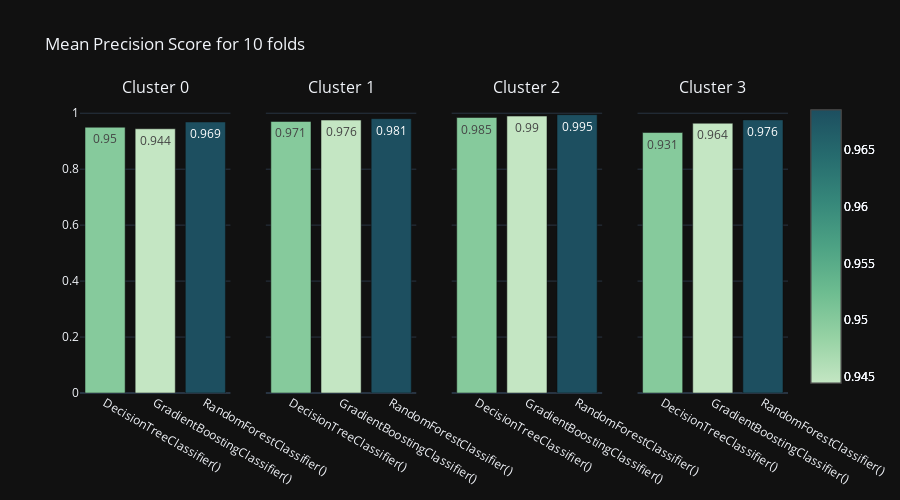

Notebook code cell kept with this figure:
### Markdown cell above
Miramos las métricas de cada estimador por clase y las comparamos de manera generalizada para k folds:

### Code cell
listadelistas = [vars_dt,vars_xgb,vars_rf]
co2.multiclass_report_bycluster(df,"clusters",listadelistas,estimadores_elegidos,"Precision",10,True,0)

### Figure 1 — Plotly figure (JSON) as saved in the notebook; plotly's stock layout.template omitted (floating-point values rounded to 4 significant figures)
{"data": [{"marker": {"color": [0.95, 0.9444, 0.9686], "colorscale": [[0, "rgb(196, 230, 195)"], [0.1667, "rgb(150, 210, 164)"], [0.3333, "rgb(109, 188, 144)"], [0.5, "rgb(77, 162, 132)"], [0.6667, "rgb(54, 135, 122)"], [0.8333, "rgb(38, 107, 110)"], [1, "rgb(29, 79, 96)"]], "showscale": true}, "text": [0.95, 0.944, 0.969], "type": "bar", "x": ["DecisionTreeClassifier()", "GradientBoostingClassifier()", "RandomForestClassifier()"], "xaxis": "x", "y": [0.95, 0.9444, 0.9686], "yaxis": "y"}, {"marker": {"color": [0.95, 0.9444, 0.9686], "colorscale": [[0, "rgb(196, 230, 195)"], [0.1667, "rgb(150, 210, 164)"], [0.3333, "rgb(109, 188, 144)"], [0.5, "rgb(77, 162, 132)"], [0.6667, "rgb(54, 135, 122)"], [0.8333, "rgb(38, 107, 110)"], [1, "rgb(29, 79, 96)"]], "showscale": true}, "text": [0.971, 0.976, 0.981], "type": "bar", "x": ["DecisionTreeClassifier()", "GradientBoostingClassifier()", "RandomForestClassifier()"], "xaxis": "x2", "y": [0.9706, 0.9756, 0.9807], "yaxis": "y2"}, {"marker": {"color": [0.95, 0.9444, 0.9686], "colorscale": [[0, "rgb(196, 230, 195)"], [0.1667, "rgb(150, 210, 164)"], [0.3333, "rgb(109, 188, 144)"], [0.5, "rgb(77, 162, 132)"], [0.6667, "rgb(54, 135, 122)"], [0.8333, "rgb(38, 107, 110)"], [1, "rgb(29, 79, 96)"]], "showscale": true}, "text": [0.985, 0.99, 0.995], "type": "bar", "x": ["DecisionTreeClassifier()", "GradientBoostingClassifier()", "RandomForestClassifier()"], "xaxis": "x3", "y": [0.9848, 0.9898, 0.9949], "yaxis": "y3"}, {"marker": {"color": [0.95, 0.9444, 0.9686], "colorscale": [[0, "rgb(196, 230, 195)"], [0.1667, "rgb(150, 210, 164)"], [0.3333, "rgb(109, 188, 144)"], [0.5, "rgb(77, 162, 132)"], [0.6667, "rgb(54, 135, 122)"], [0.8333, "rgb(38, 107, 110)"], [1, "rgb(29, 79, 96)"]], "showscale": true}, "text": [0.931, 0.964, 0.976], "type": "bar", "x": ["DecisionTreeClassifier()", "GradientBoostingClassifier()", "RandomForestClassifier()"], "xaxis": "x4", "y": [0.931, 0.9643, 0.9762], "yaxis": "y4"}], "layout": {"annotations": [{"font": {"size": 16}, "showarrow": false, "text": "Cluster 0", "x": 0.1062, "xanchor": "center", "xref": "paper", "y": 1, "yanchor": "bottom", "yref": "paper"}, {"font": {"size": 16}, "showarrow": false, "text": "Cluster 1", "x": 0.3688, "xanchor": "center", "xref": "paper", "y": 1, "yanchor": "bottom", "yref": "paper"}, {"font": {"size": 16}, "showarrow": false, "text": "Cluster 2", "x": 0.6313, "xanchor": "center", "xref": "paper", "y": 1, "yanchor": "bottom", "yref": "paper"}, {"font": {"size": 16}, "showarrow": false, "text": "Cluster 3", "x": 0.8938, "xanchor": "center", "xref": "paper", "y": 1, "yanchor": "bottom", "yref": "paper"}], "height": 500, "showlegend": false, "title": {"text": "Mean Precision Score for 10 folds"}, "xaxis": {"anchor": "y", "domain": [0, 0.2125]}, "xaxis2": {"anchor": "y2", "domain": [0.2625, 0.475]}, "xaxis3": {"anchor": "y3", "domain": [0.525, 0.7375]}, "xaxis4": {"anchor": "y4", "domain": [0.7875, 1]}, "yaxis": {"anchor": "x", "domain": [0, 1]}, "yaxis2": {"anchor": "x2", "domain": [0, 1], "matches": "y", "showticklabels": false}, "yaxis3": {"anchor": "x3", "domain": [0, 1], "matches": "y", "showticklabels": false}, "yaxis4": {"anchor": "x4", "domain": [0, 1], "matches": "y", "showticklabels": false}}}
